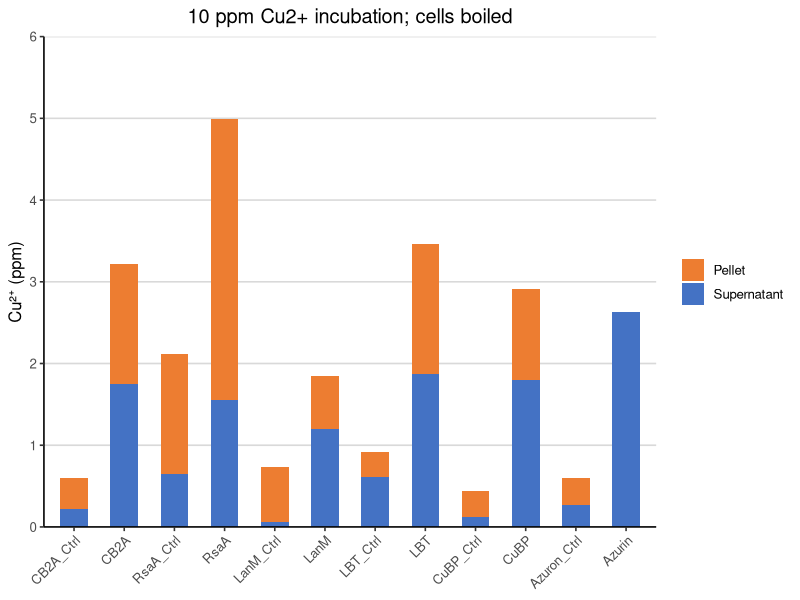

The R script that drew this image:
library(dplyr)
library(tidyr)
library(ggplot2)

# Load data
df <- read.csv("Cu_10ppm_Heat_13Jan2026.csv")

# Convert to long format

df_long <- df %>%
  pivot_longer(
    cols = c(Supernatant, Pellet),
    names_to = "Fraction",
    values_to = "Value"
  ) %>%
  mutate(Value = as.numeric(Value))

# Set order of columns

df_long$Strain <- factor(
  df_long$Strain,
  levels = c(
    "CB2A_Ctrl", "CB2A",
    "RsaA_Ctrl", "RsaA",
    "LanM_Ctrl", "LanM",
    "LBT_Ctrl", "LBT",
    "CuBP_Ctrl", "CuBP",
    "Azuron_Ctrl", "Azurin"
  )
)

# Set stack order: Supernatant bottom, Pellet top
df_long$Fraction <- factor(
  df_long$Fraction,
  levels = c("Pellet", "Supernatant")
)

# Plot
p <- ggplot(df_long, aes(x = Strain, y = Value, fill = Fraction)) +
  geom_col(width = 0.55) +
  scale_fill_manual(
    values = c(
      "Supernatant" = "#4472C4",
      "Pellet" = "#ED7D31"      
    )
  ) +
  scale_y_continuous(
    limits = c(0, 6),
    breaks = seq(0, 6, 1),
    expand = c(0, 0)
  ) +
  labs(
    title = "10 ppm Cu2+ incubation; cells boiled",
    x = NULL,
    y = "Cu²⁺ (ppm)"
  ) +
  theme_classic(base_size = 12) +
  theme(
    axis.text.x = element_text(angle = 45, hjust = 1),
    axis.line.y = element_line(color = "black"),
    axis.line.x = element_line(color = "black"),
    panel.grid.major.y = element_line(color = "grey85"),
    panel.grid.minor.y = element_blank(),
    panel.grid.major.x = element_blank(),
    legend.title = element_blank(),
    legend.position = "right",
    plot.title = element_text(hjust = 0.5)
  )

# Show plot
p
